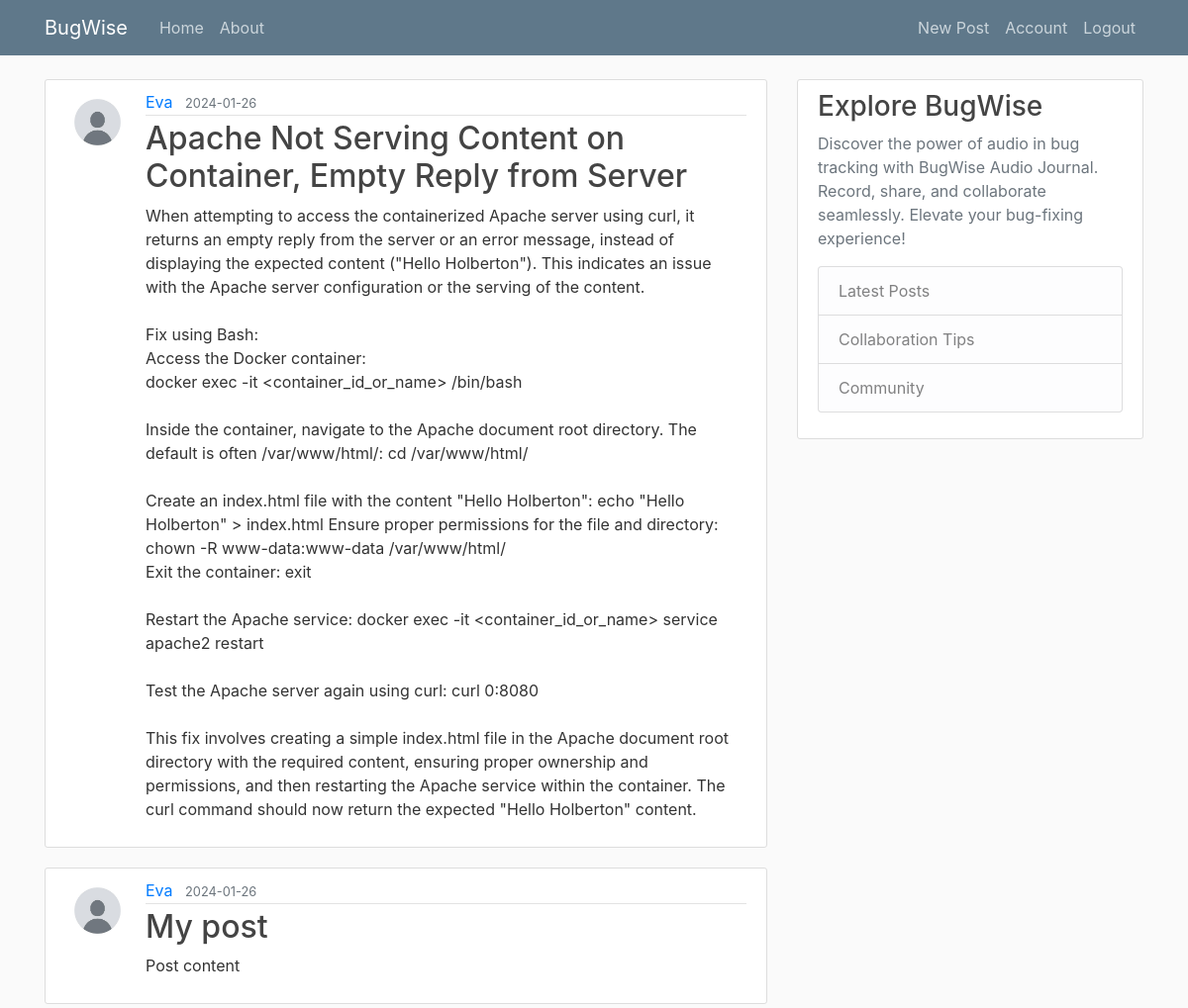
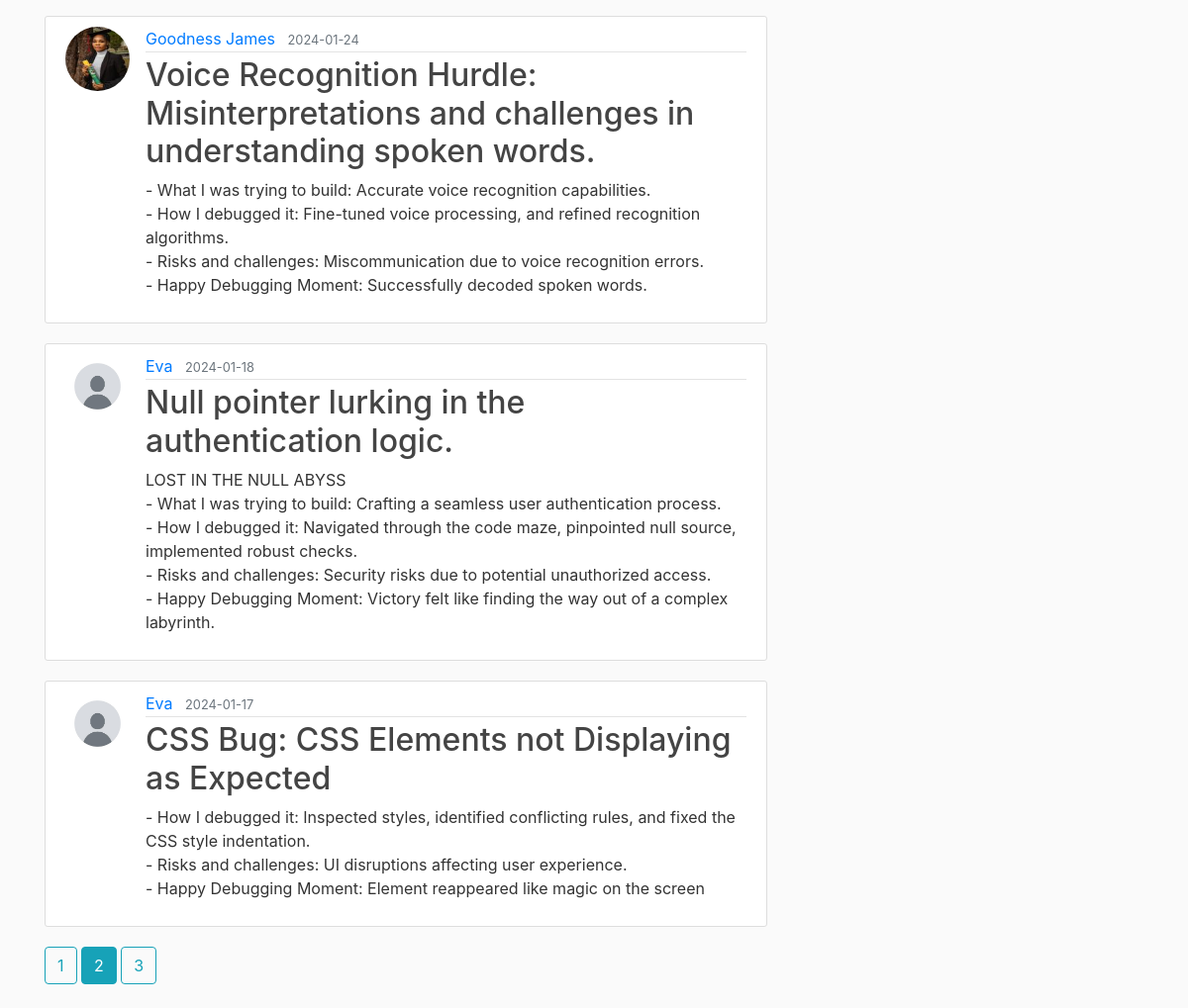
Page /home?page=2 (signed in) on the committed database (2 pictures, top to bottom).
### audio_journal/models.py (models this page shows, shortened)
class Post(db.Model):
    id = db.Column(db.Integer, primary_key=True)
    title = db.Column(db.String(100), nullable=False)
    date_posted = db.Column(db.DateTime, nullable=False,
                            default=datetime.utcnow)
    content = db.Column(db.Text, nullable=False)
    audio_data = db.Column(db.String(255), nullable=True)  # New field for audio data
    user_id = db.Column(db.Integer, db.ForeignKey('user.id'), nullable=False)

class User(db.Model, UserMixin):
    id = db.Column(db.Integer, primary_key=True)
    username = db.Column(db.String(20), unique=True, nullable=False)
    email = db.Column(db.String(120), unique=True, nullable=False)
    image_file = db.Column(db.String(20), nullable=False,
                           default='default.jpg')
    password = db.Column(db.String(60), nullable=False)
    posts = db.relationship('Post', backref='author', lazy=True)

### audio_journal/routes.py (the view)
@app.route("/")
@app.route("/home")
def home():
    page = request.args.get('page', 1, type=int)
    posts = Post.query.order_by(Post.date_posted.desc()).paginate(page=page, per_page=5)
    return render_template("home.html", posts=posts)

### audio_journal/models.py (called while the page is built)
@login_manager.user_loader
def load_user(user_id):
    return User.query.get(int(user_id))

### audio_journal/templates/home.html (shortened to what this page needs)
{% extends "layout.html" %}
{% block content %}
    {% for post in posts.items %}
        <article class="media content-section">
            <img class="rounded-circle article-img" src="{{ url_for('static', filename='profile_pics/' + post.author.image_file) }}" alt="User image attached to a post">
            <div class="media-body">
                <div class="article-metadata">
                    <a class="mr-2" href="{{ url_for('user_posts', username=post.author.username) }}">{{ post.author.username }}</a>
                    <small class="text-muted">{{ post.date_posted.strftime("%Y-%m-%d") }}</small>
                </div>
                <h2><a class="article-title" href="{{ url_for('post', post_id=post.id) }}">{{ post.title }}</a></h2>
                <p class="article-content">{{ post.content }}</p>
            </div>
        </article>
    {% endfor %}
    {% for page_num in posts.iter_pages(left_edge=1, right_edge=1, left_current=1, right_current=2) %}
        {% if page_num %}
            {% if posts.page == page_num %}
                <a class="btn btn-info mb-4" href="{{ url_for('home', page=page_num) }}">{{ page_num }}</a>
            {% else %}
                <a class="btn btn-outline-info mb-4" href="{{ url_for('home', page=page_num) }}">{{ page_num }}</a>
            {% endif %}
        {% else %}
            ...
        {% endif %}
    {% endfor %}
{% endblock content %}

### audio_journal/static/main.css (style rules this page uses)
body { background: #fafafa; color: #333333; margin-top: 5rem; }
h1, h2, h3, h4, h5, h6 { color: #444444; }
.content-section { background: #ffffff; padding: 10px 20px; border: 1px solid #dddddd; border-radius: 3px; margin-bottom: 20px; }
.article-title { color: #444444; }
.article-content { white-space: pre-line; }
.article-img { height: 65px; width: 65px; margin-right: 16px; }
.article-metadata { padding-bottom: 1px; margin-bottom: 4px; border-bottom: 1px solid #e3e3e3 }

### rows in the picture
Post: image_file (placeholder picture), author.username "Eva", date_posted "2024-01-26", title "Apache Not Serving Content on Container, Empty Reply from Server", content "When attempting to access the containerized Apache server using curl, it returns an empty reply from the server or an error message, instead of displaying the expected content (\"Hello Holberton\"). This indicates an issue with the Apache server configuration or the serving of the content. Fix using Bash: Access the Docker container: docker exec -it <container_id_or_name> /bin/bash Inside the container, navigate to the Apache document root directory. The default is often /var/www/html/: cd /var/www/html/ Create an index.html file with the content \"Hello Holberton\": echo \"Hello Holberton\" > index.html Ensure proper permissions for the file and directory: chown -R www-data:www-data…"
Post: image_file (placeholder picture), author.username "Eva", date_posted "2024-01-26", title "My post", content "Post content"
Post: image_file (picture), author.username "Goodness James", date_posted "2024-01-24", title "Voice Recognition Hurdle: Misinterpretations and challenges in understanding spoken words.", content "- What I was trying to build: Accurate voice recognition capabilities. - How I debugged it: Fine-tuned voice processing, and refined recognition algorithms. - Risks and challenges: Miscommunication due to voice recognition errors. - Happy Debugging Moment: Successfully decoded spoken words."
Post: image_file (placeholder picture), author.username "Eva", date_posted "2024-01-18", title "Null pointer lurking in the authentication logic.", content "LOST IN THE NULL ABYSS - What I was trying to build: Crafting a seamless user authentication process. - How I debugged it: Navigated through the code maze, pinpointed null source, implemented robust checks. - Risks and challenges: Security risks due to potential unauthorized access. - Happy Debugging Moment: Victory felt like finding the way out of a complex labyrinth."
Post: image_file (placeholder picture), author.username "Eva", date_posted "2024-01-17", title "CSS Bug: CSS Elements not Displaying as Expected", content "- How I debugged it: Inspected styles, identified conflicting rules, and fixed the CSS style indentation. - Risks and challenges: UI disruptions affecting user experience. - Happy Debugging Moment: Element reappeared like magic on the screen"

### other values in the picture
{{ page_num }} "1" "3"
{{ page_num }} "2"
